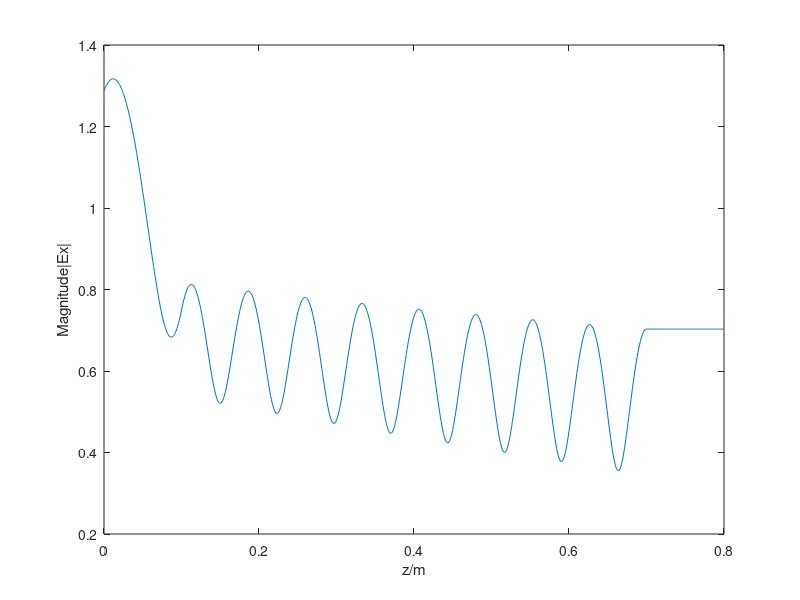
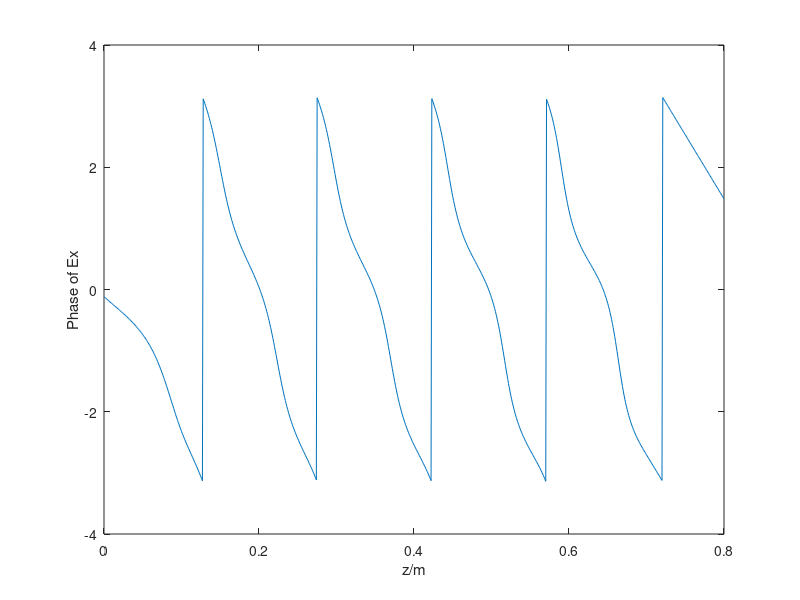
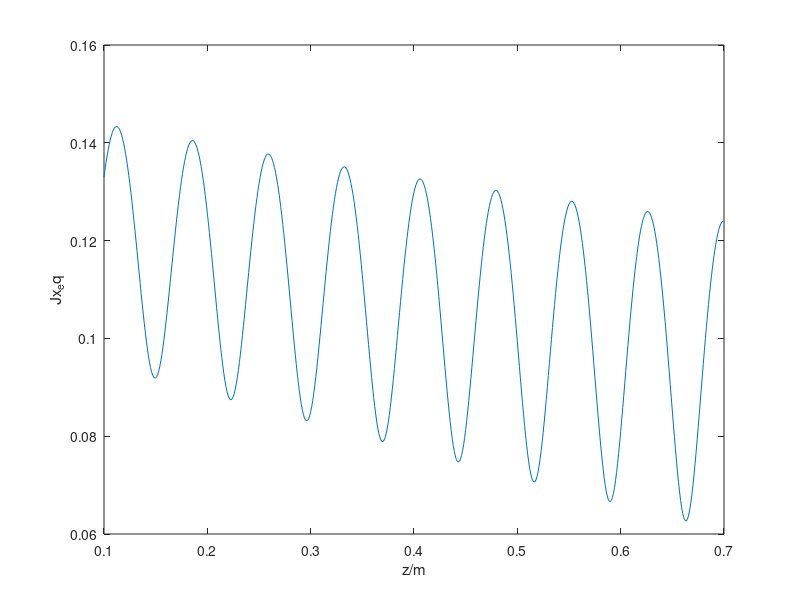
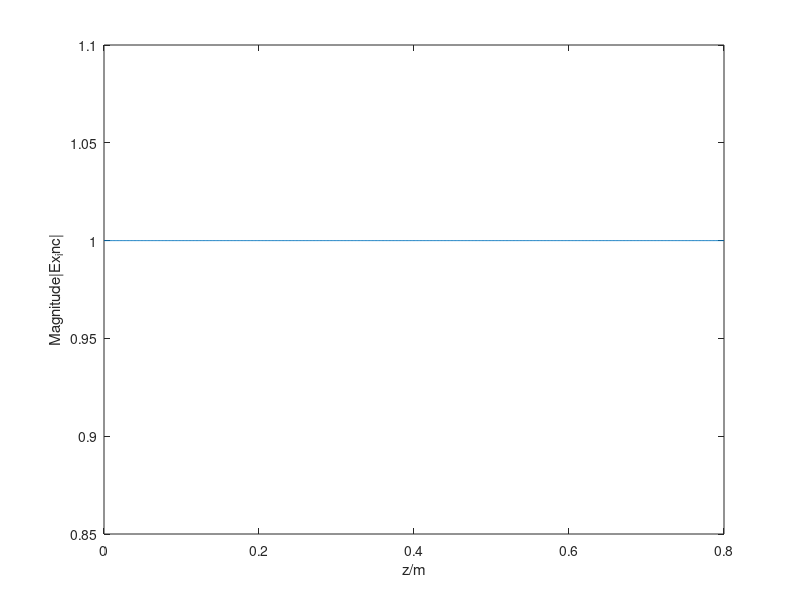

The MATLAB script that drew these images, in order:
clear all;
clc;
zitv = 1e-3;
deltaz=zitv;            % 
zin=0;
f=1e9;                  % frequence
loss_tan=0.02;
er=[1,4.17*(1-j*loss_tan),1];       % epsilonr values for three slab
% er=[4 1.15 4];
d=[0 6e-1 0];     % width for three slabs
dlu=[1e-1 1e-1];        % distances between slab and observe points
E0=1;                   % 

zout=sum(d)+sum(dlu);             
z=zin:zitv:zout;        % 
epsilonr=[er(1)*ones(1,int16(d(1)/deltaz)) er(2)*ones(1,int16(d(2)/deltaz)) er(3)*ones(1,int16(d(3)/deltaz))];

w=2*pi*f;               % angular frequence
u0=4*pi*1e-7;           % Vacuum permeability 
e0=8.854e-12;           % Vacuum permittivity F/m
k0=w*sqrt(e0*u0);       % k0
eta0=sqrt(u0/e0);       % eta0
% Gauss-Legendre Quadrature(4 points)
weight=[0.347854845 0.652145155 0.652145155 0.347854845];   % weight of 4-points
xi=[-0.861136312 -0.339981044 0.339981044 0.861136312];     % Xi values

zc_1=z(int16(dlu(1)/zitv+1):int16(dlu(1)/zitv)+int16(sum(d)/zitv));
idx=find(epsilonr~=1);
zc=zc_1(idx)+deltaz/2;
epslr_zc=epsilonr(idx);

I_total=zeros(1,length(zc_1));
Zmn=zeros(length(zc),length(zc));
V=zeros(length(zc),1);
I=zeros(length(zc),1);
for(m=1:length(zc))
    for(n=1:length(zc))
        if(zc(m)==zc(n))
            Zmn(m,n)=1/(j*w*e0*(epslr_zc(m)-1))-j*eta0/k0*(1-exp(-j*k0*deltaz/2));
        else
            Zmn(m,n)=eta0/k0*sin(k0*deltaz/2)*exp(-j*k0*abs(zc(m)-zc(n)));
        end
    end
    V(m)=E0*exp(-j*k0*zc(m));
end
I=inv(Zmn)*V;
I_total(idx)=I;


Ex_scat=zeros(1,length(z));    % pre-difine the scale of E fields
Ex=zeros(1,length(z));
for i1=1:length(z);
    Itg1=0;               % For every i1, I1 equal to one strip's integration
    for i2=1:length(I_total)       % caluculate integration strip-by-strip
        if(I_total(i2)~=0)
            z1n=zc_1(i2);              % Ex1 from electric current density
            z2n=z1n+deltaz;
            x=(z2n-z1n)/2*xi+(z2n+z1n)/2; % express Z' with Xi
            f1=(z2n-z1n)/2*exp(-j*k0*abs(z(i1)-x))*I_total(i2); % g(x)to f(Xi);
            Itg1=Itg1+weight*f1.';   % product of weight vector and f(Xi(n)) vector;
        end
    end
    Ex_scat(i1)=-eta0/2*Itg1; % get E field of electric current density;
end

Ex_inc=E0*exp(-j*k0.*z);
Ex=Ex_scat+Ex_inc;

Reflect_coe=abs(Ex_scat(1)/Ex_inc(1))
Trans_coe=abs(Ex(end)/Ex_inc(1))

Ex_zc=Ex(ceil(zc./zitv));
I1=0;
for i1=1:length(zc)
    I1=I1+w*-imag(e0*epslr_zc(i1))*abs(Ex_zc(i1)).^2*deltaz;
end
P_loss=I1
P_in=1/eta0*abs(Ex_inc(1)).^2;
P_out=1/eta0*abs(Ex(end)).^2+1/eta0*abs(Ex_scat(1)).^2;
P_loss=P_in-P_out

figure(1);                      % plot six graphs
title('Magnitude|Ex|');
plot(z,abs(Ex));
xlabel('z/m');
ylabel('Magnitude|Ex|');
figure(2);
title('Phase of Ex');
plot(z,angle(Ex));
xlabel('z/m');
ylabel('Phase of Ex');
figure(3);
title('Jx_eq');
plot(zc_1,abs(I_total));
xlabel('z/m');
ylabel('Jx_eq');
figure(4);                     
title('Magnitude|Ex_inc|');
plot(z,abs(Ex_inc));
xlabel('z/m');
ylabel('Magnitude|Ex_inc|');
figure(5);                     
title('Magnitude|Ex_scat|');
plot(z,abs(Ex_scat));
xlabel('z/m');
ylabel('Magnitude|Ex_scat|');


